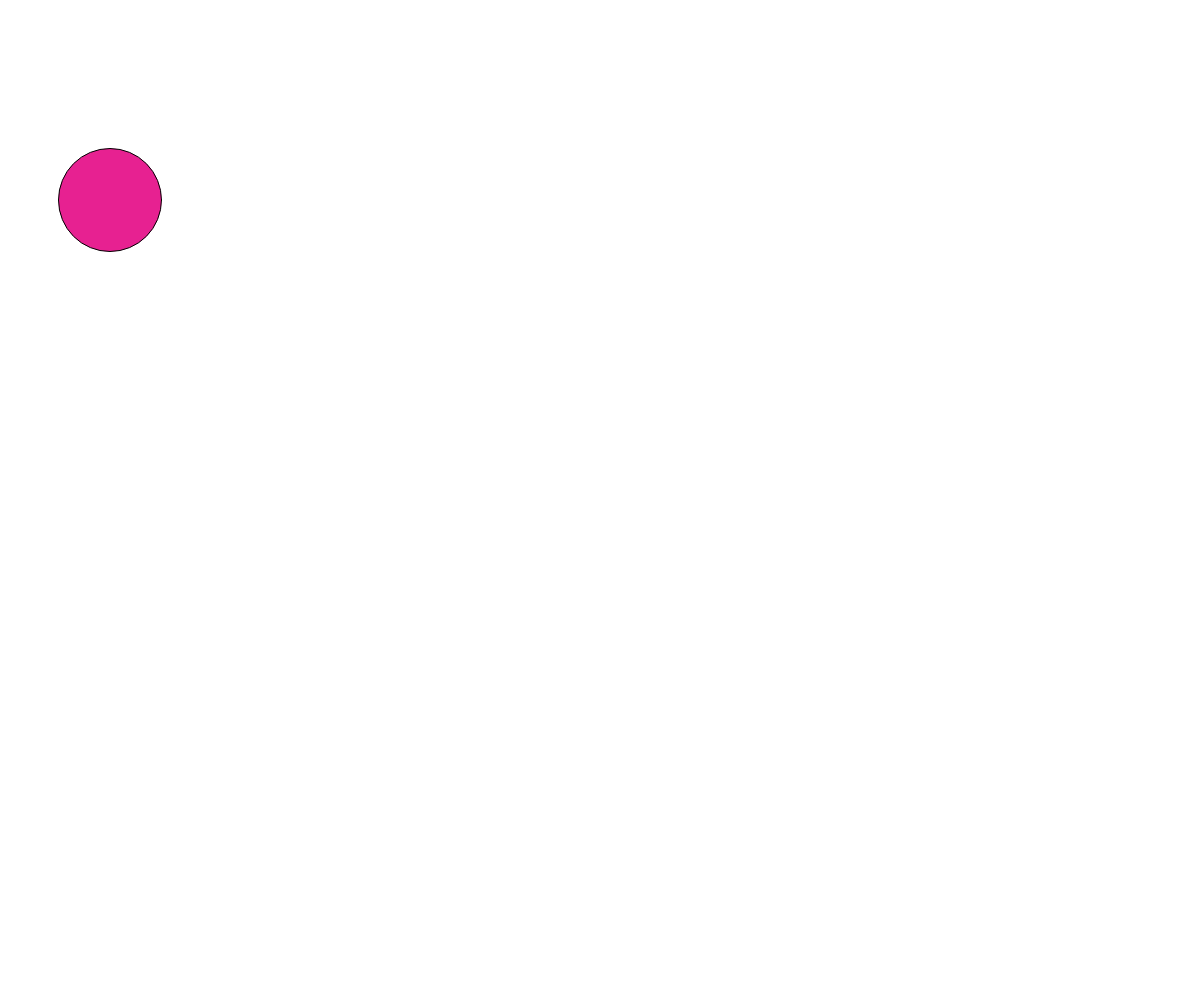
Frame 1 (no input)
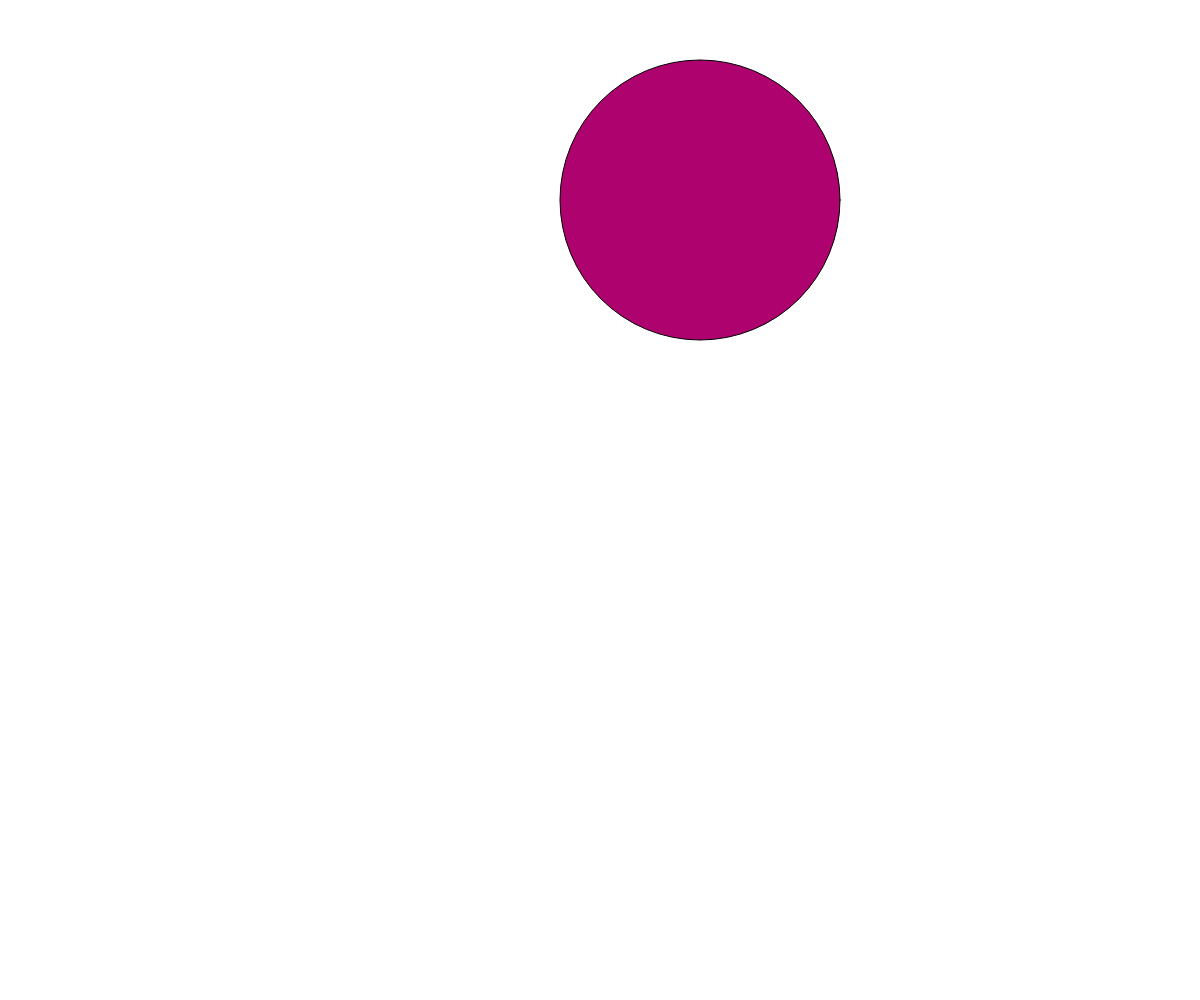
Frame 60 (no input)
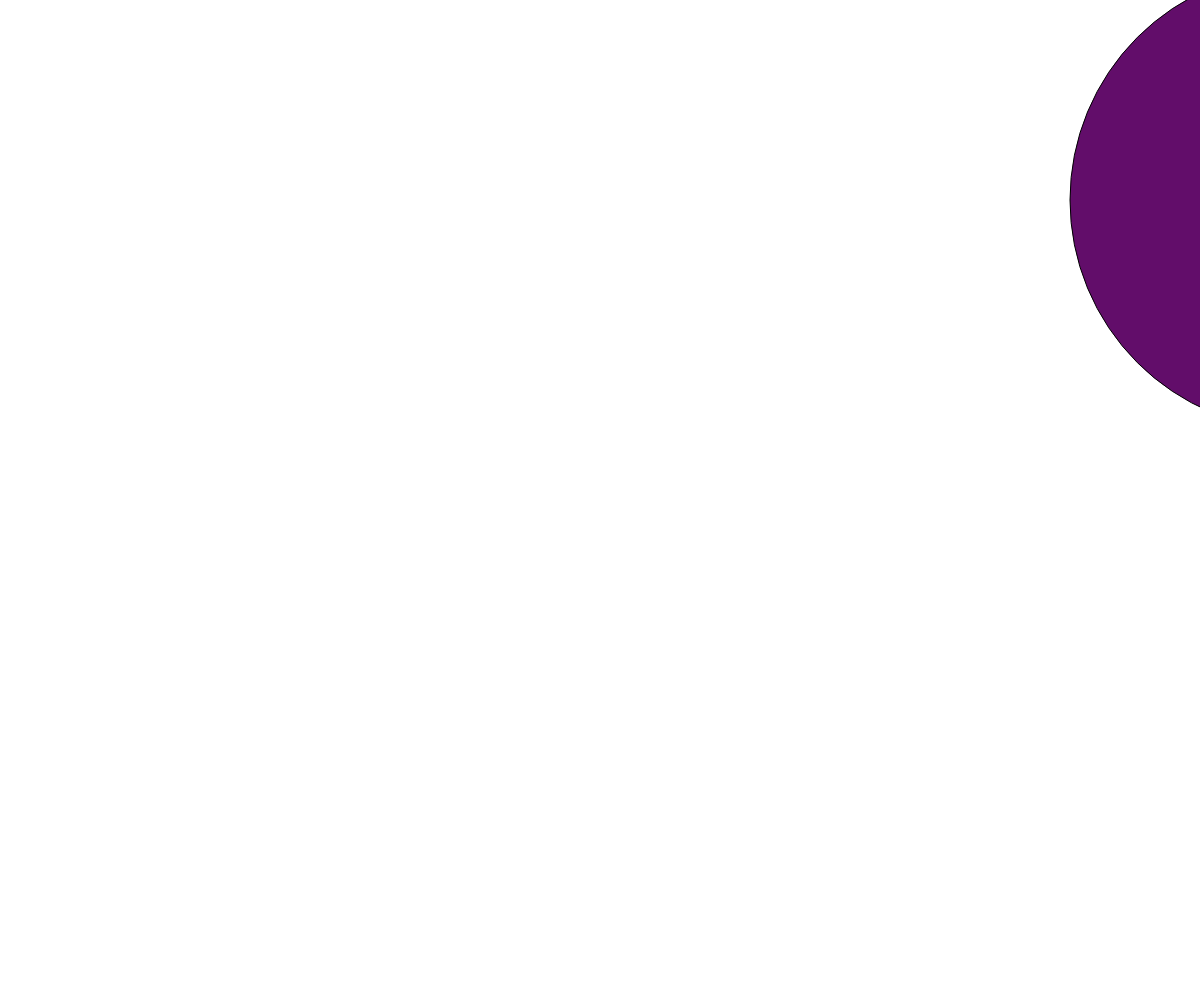
Frame 120 (the mouse pressed at the canvas centre since frame 60)

The p5.js sketch that drew these frames (run headless with seeded random() and noise() and a simulated clock; from frame 60 on, the mouse is pressed at the canvas centre):

// p5.js sketch
// ── sketch.js
let x = 100;
let y = 200;
let width = 100;
let speed = 10;

const canvasWidth = window.innerWidth;
const canvasHeight = window.innerHeight; 

async function setup() {
    createCanvas(canvasWidth, canvasHeight);
}

// In p5.js, if you create a function called "draw",
// the function will be invoked over and over again
// in an animation loop (which is part of how p5.js 
// works).
function draw() {
    x += speed;
    width += 3;
    //y -= speed;

    let fillColor =  '#' + Math.floor(Math.random()*16777215).toString(16);
    clear();
    fill(fillColor);
    circle(x, y, width);
    //drawGrid(canvasWidth, canvasHeight);
}
